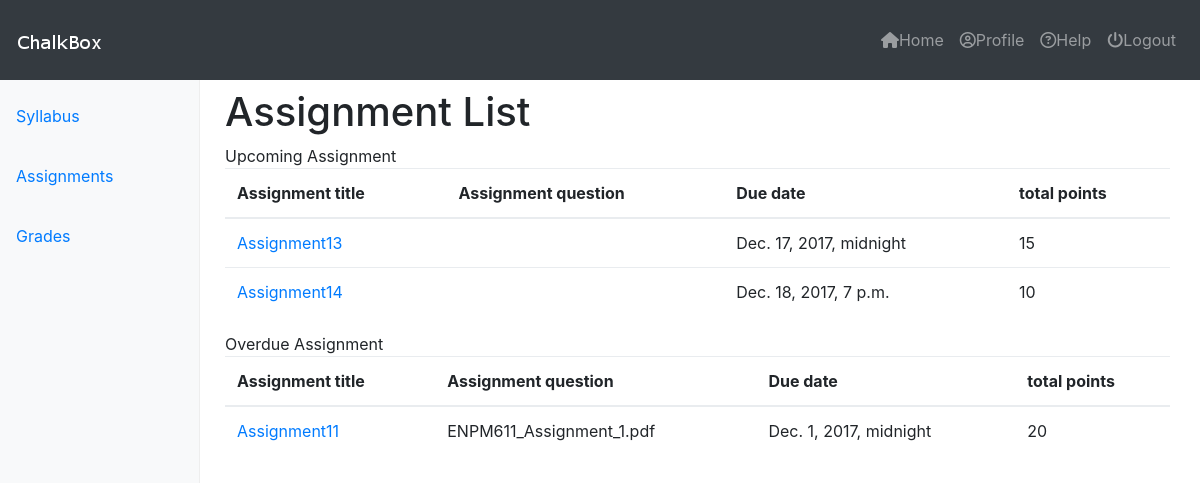
The page /courses/1/assignments/ on the database its author committed.
### assignments/models.py (models this page shows, shortened)
class Assignment(models.Model):
	course = models.ForeignKey(Course)
	title = models.CharField(max_length=120, unique=True)
	due_date = models.DateTimeField()
	total_points	= models.IntegerField()
	description = models.TextField(blank=True)
	updated     = models.DateTimeField(auto_now=True)
	timestamp   = models.DateTimeField(auto_now_add=True)
	question	= models.FileField(null=True, blank=True)
	publish		= models.BooleanField(default=False)
	def is_past_due(self):
		return timezone.now() > self.due_date

### assignments/views.py (the view)
def assignment_home(request, cid=None):
	course = Course(id=cid)
	all_assignment = Assignment.objects.all().filter(course__id=cid).order_by('due_date')
	upcoming_assignment = set()
	overdue_assignment = set()
	for c in all_assignment:
		if c.is_past_due() is False:
			upcoming_assignment.add(c)
		else:
			overdue_assignment.add(c)
	context = {
		"upcoming_assignment": upcoming_assignment,
		"overdue_assignment": overdue_assignment,
		"title": "Assignment List",
		"id": course.id,
	}
	if request.user.is_staff == True:
		return render(request, "assignment/assignments_instructor.html", context)
	else:
		return render(request, "assignment/assignments_student.html", context)

### templates/assignment/assignments_student.html (shortened to what this page needs)
{% extends "base_navbar.html" %}
{% block content %}
<div class="container-fluid">
	{% include "side_bar.html" with cid=id %}
    <main role="main" class="col-sm-9 ml-sm-auto col-md-10 pt-2">
    	  <div class="content">
	<h1>{{ title }}</h1>
	<caption> Upcoming Assignment </caption>
	<table class="table">
		<thead>
		    <tr>
		      <th scope="col">Assignment title</th>
		      <th scope="col">Assignment question</th>
		      <th scope="col">Due date</th>
		      <th scope="col">total points</th>
		    </tr>
		</thead>
		<tbody>
	       	{% for obj in upcoming_assignment %}
	       	{% if obj.publish %}
			    <tr>
			      <td><a href='{% url "courses:assignments:assignment_detail" cid=id aid=obj.id %}'>{{ obj.title }}</a></td>
			      {% if obj.question %}
			      	<td>{{ obj.question }}</td>
			      {% else %}
			      	<td></td>
			      {% endif %}
			      <td>{{ obj.due_date }}</td>
			      <td>{{ obj.total_points }}</td>
			    </tr>
			{% endif %}
	       	{% endfor %}
       	</tbody>
	</table>
	<caption> Overdue Assignment </caption>
	<table class="table">
		<thead>
		    <tr>
		      <th scope="col">Assignment title</th>
		      <th scope="col">Assignment question</th>
		      <th scope="col">Due date</th>
		      <th scope="col">total points</th>
		    </tr>
		</thead>
		<tbody>
	       	{% for obj in overdue_assignment %}
			    <tr>
			      <td><a href='{% url "courses:assignments:assignment_detail" cid=id aid=obj.id %}'>{{ obj.title }}</a></td>
			      {% if obj.question %}
			      	<td>{{ obj.question }}</td>
			      {% else %}
			      	<td></td>
			      {% endif %}
			      <td>{{ obj.due_date }}</td>
			      <td>{{ obj.total_points }}</td>
			    </tr>
	       	{% endfor %}
       	</tbody>
	</table>
	</div>
    </main>
</div>
{% endblock %}

### static_proj/static_root/css/custom.css (style rules this page uses)
.content { padding-top: 10vh; }

### rows shown on the page
Assignment: title "Assignment13", due_date "Dec. 17, 2017, midnight", total_points "15"
Assignment: title "Assignment14", due_date "Dec. 18, 2017, 7 p.m.", total_points "10"
Assignment: title "Assignment11", question "ENPM611_Assignment_1.pdf", due_date "Dec. 1, 2017, midnight", total_points "20"

### other values the page prints
{{ title }} "Assignment List"
